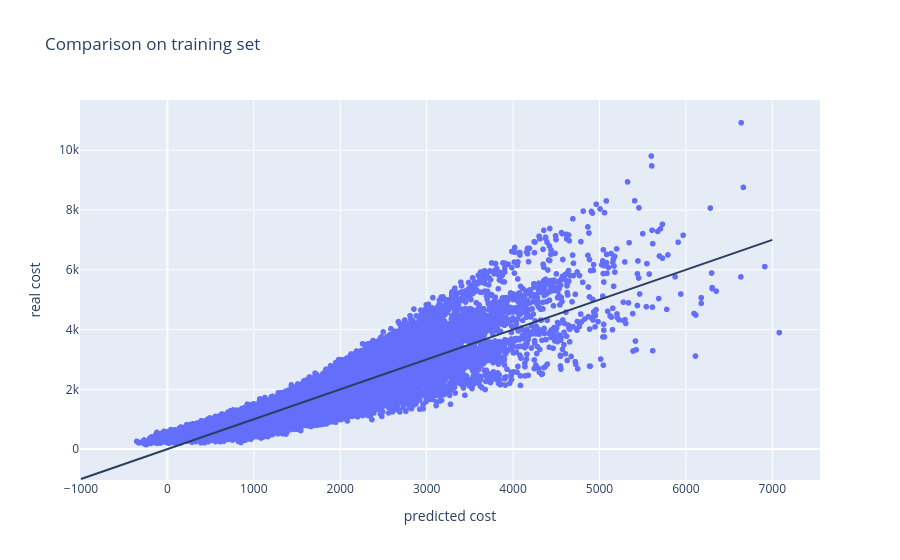

Source (notebook cell):
### Code cell
#Code to plot the comparison on the training set
plot_predictions(predictions_training, y_train, "Comparison on training set")

### Figure 1 — Plotly figure (JSON) as saved in the notebook; plotly's stock layout.template omitted (floating-point values rounded to 4 significant figures; data arrays with more than 128 entries replaced by an {"elided": "..."} marker saying what was removed)
{"data": [{"hovertemplate": "predicted cost=%{x}<br>real cost=%{y}<extra></extra>", "legendgroup": "", "marker": {"color": "#636efa", "symbol": "circle"}, "mode": "markers", "name": "", "showlegend": false, "type": "scattergl", "x": {"elided": "40000 float values"}, "xaxis": "x", "y": {"elided": "40000 float values"}, "yaxis": "y"}], "layout": {"legend": {"tracegroupgap": 0}, "shapes": [{"type": "line", "x0": -1000, "x1": 7000, "y0": -1000, "y1": 7000}], "title": {"text": "Comparison on training set"}, "xaxis": {"anchor": "y", "domain": [0, 1], "title": {"text": "predicted cost"}}, "yaxis": {"anchor": "x", "domain": [0, 1], "title": {"text": "real cost"}}}}
